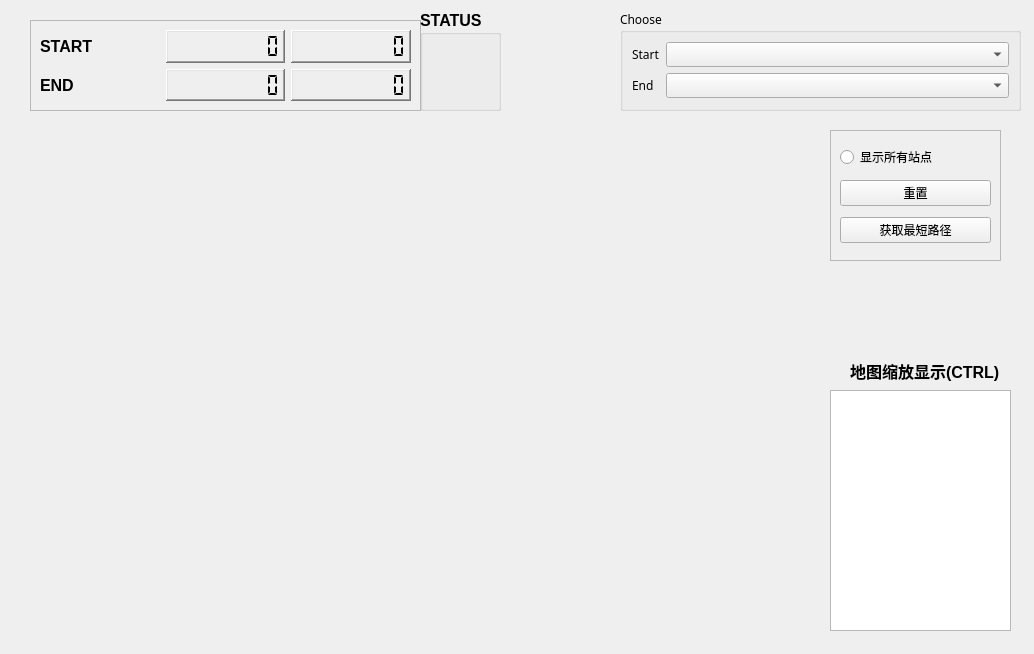
<?xml version="1.0" encoding="UTF-8"?>
<ui version="4.0">
 <class>MainWindow</class>
 <widget class="QWidget" name="MainWindow">
  <property name="geometry">
   <rect>
    <x>0</x>
    <y>0</y>
    <width>1034</width>
    <height>654</height>
   </rect>
  </property>
  <property name="windowTitle">
   <string>MainWindow</string>
  </property>
  <widget class="QLabel" name="labelMap">
   <property name="geometry">
    <rect>
     <x>20</x>
     <y>120</y>
     <width>791</width>
     <height>511</height>
    </rect>
   </property>
   <property name="text">
    <string/>
   </property>
   <property name="pixmap">
    <pixmap resource="resource.qrc">:/img/image/map.png</pixmap>
   </property>
   <property name="scaledContents">
    <bool>true</bool>
   </property>
  </widget>
  <widget class="QGroupBox" name="gbChoose">
   <property name="geometry">
    <rect>
     <x>620</x>
     <y>10</y>
     <width>401</width>
     <height>101</height>
    </rect>
   </property>
   <property name="font">
    <font>
     <family>OPPOSans B</family>
     <pointsize>9</pointsize>
    </font>
   </property>
   <property name="mouseTracking">
    <bool>false</bool>
   </property>
   <property name="title">
    <string>Choose</string>
   </property>
   <layout class="QFormLayout" name="formLayout">
    <item row="0" column="0">
     <widget class="QLabel" name="labelStart">
      <property name="text">
       <string>Start</string>
      </property>
     </widget>
    </item>
    <item row="0" column="1">
     <widget class="QComboBox" name="comboS"/>
    </item>
    <item row="1" column="0">
     <widget class="QLabel" name="labelEnd">
      <property name="text">
       <string>End</string>
      </property>
     </widget>
    </item>
    <item row="1" column="1">
     <widget class="QComboBox" name="comboE"/>
    </item>
   </layout>
  </widget>
  <widget class="QLabel" name="labelS">
   <property name="geometry">
    <rect>
     <x>20</x>
     <y>121</y>
     <width>16</width>
     <height>16</height>
    </rect>
   </property>
   <property name="text">
    <string/>
   </property>
   <property name="pixmap">
    <pixmap resource="resource.qrc">:/img/image/start.png</pixmap>
   </property>
   <property name="scaledContents">
    <bool>true</bool>
   </property>
  </widget>
  <widget class="QLabel" name="labelE">
   <property name="geometry">
    <rect>
     <x>60</x>
     <y>130</y>
     <width>16</width>
     <height>16</height>
    </rect>
   </property>
   <property name="text">
    <string/>
   </property>
   <property name="pixmap">
    <pixmap resource="resource.qrc">:/img/image/end.png</pixmap>
   </property>
   <property name="scaledContents">
    <bool>true</bool>
   </property>
  </widget>
  <widget class="QScrollArea" name="scrollArea">
   <property name="geometry">
    <rect>
     <x>830</x>
     <y>130</y>
     <width>171</width>
     <height>131</height>
    </rect>
   </property>
   <property name="widgetResizable">
    <bool>true</bool>
   </property>
   <widget class="QWidget" name="scrollAreaWidgetContents">
    <property name="geometry">
     <rect>
      <x>0</x>
      <y>0</y>
      <width>169</width>
      <height>129</height>
     </rect>
    </property>
    <layout class="QVBoxLayout" name="verticalLayout">
     <item>
      <widget class="QRadioButton" name="rbShowStation">
       <property name="text">
        <string>显示所有站点</string>
       </property>
      </widget>
     </item>
     <item>
      <widget class="QPushButton" name="pbRecharge">
       <property name="text">
        <string>重置</string>
       </property>
      </widget>
     </item>
     <item>
      <widget class="QPushButton" name="pbRoute">
       <property name="text">
        <string>获取最短路径</string>
       </property>
      </widget>
     </item>
    </layout>
   </widget>
  </widget>
  <widget class="QFrame" name="frame">
   <property name="geometry">
    <rect>
     <x>30</x>
     <y>20</y>
     <width>391</width>
     <height>91</height>
    </rect>
   </property>
   <property name="cursor">
    <cursorShape>ArrowCursor</cursorShape>
   </property>
   <property name="frameShape">
    <enum>QFrame::StyledPanel</enum>
   </property>
   <property name="frameShadow">
    <enum>QFrame::Raised</enum>
   </property>
   <layout class="QGridLayout" name="gridLayout">
    <item row="0" column="0">
     <widget class="QLabel" name="labelBikeStart">
      <property name="font">
       <font>
        <pointsize>12</pointsize>
        <bold>true</bold>
       </font>
      </property>
      <property name="cursor">
       <cursorShape>ArrowCursor</cursorShape>
      </property>
      <property name="text">
       <string>START</string>
      </property>
     </widget>
    </item>
    <item row="0" column="2">
     <widget class="QLCDNumber" name="lcdStartTotal">
      <property name="palette">
       <palette>
        <active>
         <colorrole role="Midlight">
          <brush brushstyle="SolidPattern">
           <color alpha="255">
            <red>0</red>
            <green>0</green>
            <blue>0</blue>
           </color>
          </brush>
         </colorrole>
         <colorrole role="PlaceholderText">
          <brush brushstyle="SolidPattern">
           <color alpha="255">
            <red>0</red>
            <green>0</green>
            <blue>0</blue>
           </color>
          </brush>
         </colorrole>
        </active>
        <inactive>
         <colorrole role="Midlight">
          <brush brushstyle="SolidPattern">
           <color alpha="255">
            <red>227</red>
            <green>227</green>
            <blue>227</blue>
           </color>
          </brush>
         </colorrole>
         <colorrole role="PlaceholderText">
          <brush brushstyle="SolidPattern">
           <color alpha="255">
            <red>0</red>
            <green>0</green>
            <blue>0</blue>
           </color>
          </brush>
         </colorrole>
        </inactive>
        <disabled>
         <colorrole role="Midlight">
          <brush brushstyle="SolidPattern">
           <color alpha="255">
            <red>0</red>
            <green>0</green>
            <blue>0</blue>
           </color>
          </brush>
         </colorrole>
         <colorrole role="PlaceholderText">
          <brush brushstyle="SolidPattern">
           <color alpha="255">
            <red>0</red>
            <green>0</green>
            <blue>0</blue>
           </color>
          </brush>
         </colorrole>
        </disabled>
       </palette>
      </property>
      <property name="font">
       <font>
        <bold>true</bold>
       </font>
      </property>
      <property name="cursor">
       <cursorShape>ArrowCursor</cursorShape>
      </property>
      <property name="mouseTracking">
       <bool>false</bool>
      </property>
      <property name="tabletTracking">
       <bool>false</bool>
      </property>
      <property name="acceptDrops">
       <bool>false</bool>
      </property>
      <property name="layoutDirection">
       <enum>Qt::LeftToRight</enum>
      </property>
      <property name="autoFillBackground">
       <bool>false</bool>
      </property>
      <property name="styleSheet">
       <string notr="true">QLCDNumber {
    color: black;
}
</string>
      </property>
      <property name="frameShape">
       <enum>QFrame::WinPanel</enum>
      </property>
      <property name="frameShadow">
       <enum>QFrame::Raised</enum>
      </property>
      <property name="lineWidth">
       <number>2</number>
      </property>
      <property name="midLineWidth">
       <number>4</number>
      </property>
      <property name="smallDecimalPoint">
       <bool>true</bool>
      </property>
      <property name="digitCount">
       <number>8</number>
      </property>
      <property name="mode">
       <enum>QLCDNumber::Dec</enum>
      </property>
      <property name="segmentStyle">
       <enum>QLCDNumber::Flat</enum>
      </property>
     </widget>
    </item>
    <item row="0" column="3">
     <widget class="QLCDNumber" name="lcdStartService">
      <property name="palette">
       <palette>
        <active>
         <colorrole role="Midlight">
          <brush brushstyle="SolidPattern">
           <color alpha="255">
            <red>0</red>
            <green>0</green>
            <blue>0</blue>
           </color>
          </brush>
         </colorrole>
         <colorrole role="PlaceholderText">
          <brush brushstyle="SolidPattern">
           <color alpha="255">
            <red>0</red>
            <green>0</green>
            <blue>0</blue>
           </color>
          </brush>
         </colorrole>
        </active>
        <inactive>
         <colorrole role="Midlight">
          <brush brushstyle="SolidPattern">
           <color alpha="255">
            <red>227</red>
            <green>227</green>
            <blue>227</blue>
           </color>
          </brush>
         </colorrole>
         <colorrole role="PlaceholderText">
          <brush brushstyle="SolidPattern">
           <color alpha="255">
            <red>0</red>
            <green>0</green>
            <blue>0</blue>
           </color>
          </brush>
         </colorrole>
        </inactive>
        <disabled>
         <colorrole role="Midlight">
          <brush brushstyle="SolidPattern">
           <color alpha="255">
            <red>0</red>
            <green>0</green>
            <blue>0</blue>
           </color>
          </brush>
         </colorrole>
         <colorrole role="PlaceholderText">
          <brush brushstyle="SolidPattern">
           <color alpha="255">
            <red>0</red>
            <green>0</green>
            <blue>0</blue>
           </color>
          </brush>
         </colorrole>
        </disabled>
       </palette>
      </property>
      <property name="font">
       <font>
        <bold>true</bold>
       </font>
      </property>
      <property name="cursor">
       <cursorShape>ArrowCursor</cursorShape>
      </property>
      <property name="styleSheet">
       <string notr="true">QLCDNumber {
    color: black;
}
</string>
      </property>
      <property name="frameShape">
       <enum>QFrame::WinPanel</enum>
      </property>
      <property name="frameShadow">
       <enum>QFrame::Raised</enum>
      </property>
      <property name="lineWidth">
       <number>2</number>
      </property>
      <property name="midLineWidth">
       <number>4</number>
      </property>
      <property name="smallDecimalPoint">
       <bool>true</bool>
      </property>
      <property name="digitCount">
       <number>8</number>
      </property>
      <property name="mode">
       <enum>QLCDNumber::Dec</enum>
      </property>
      <property name="segmentStyle">
       <enum>QLCDNumber::Flat</enum>
      </property>
     </widget>
    </item>
    <item row="3" column="0">
     <widget class="QLabel" name="labelBikeEnd">
      <property name="font">
       <font>
        <pointsize>12</pointsize>
        <bold>true</bold>
       </font>
      </property>
      <property name="cursor">
       <cursorShape>ArrowCursor</cursorShape>
      </property>
      <property name="text">
       <string>END</string>
      </property>
     </widget>
    </item>
    <item row="3" column="2">
     <widget class="QLCDNumber" name="lcdEndTotal">
      <property name="palette">
       <palette>
        <active>
         <colorrole role="Midlight">
          <brush brushstyle="SolidPattern">
           <color alpha="255">
            <red>0</red>
            <green>0</green>
            <blue>0</blue>
           </color>
          </brush>
         </colorrole>
         <colorrole role="PlaceholderText">
          <brush brushstyle="SolidPattern">
           <color alpha="255">
            <red>0</red>
            <green>0</green>
            <blue>0</blue>
           </color>
          </brush>
         </colorrole>
        </active>
        <inactive>
         <colorrole role="Midlight">
          <brush brushstyle="SolidPattern">
           <color alpha="255">
            <red>227</red>
            <green>227</green>
            <blue>227</blue>
           </color>
          </brush>
         </colorrole>
         <colorrole role="PlaceholderText">
          <brush brushstyle="SolidPattern">
           <color alpha="255">
            <red>0</red>
            <green>0</green>
            <blue>0</blue>
           </color>
          </brush>
         </colorrole>
        </inactive>
        <disabled>
         <colorrole role="Midlight">
          <brush brushstyle="SolidPattern">
           <color alpha="255">
            <red>0</red>
            <green>0</green>
            <blue>0</blue>
           </color>
          </brush>
         </colorrole>
         <colorrole role="PlaceholderText">
          <brush brushstyle="SolidPattern">
           <color alpha="255">
            <red>0</red>
            <green>0</green>
            <blue>0</blue>
           </color>
          </brush>
         </colorrole>
        </disabled>
       </palette>
      </property>
      <property name="font">
       <font>
        <bold>true</bold>
       </font>
      </property>
      <property name="cursor">
       <cursorShape>ArrowCursor</cursorShape>
      </property>
      <property name="styleSheet">
       <string notr="true">QLCDNumber {
    color: black;
}
</string>
      </property>
      <property name="frameShape">
       <enum>QFrame::WinPanel</enum>
      </property>
      <property name="frameShadow">
       <enum>QFrame::Raised</enum>
      </property>
      <property name="lineWidth">
       <number>2</number>
      </property>
      <property name="midLineWidth">
       <number>4</number>
      </property>
      <property name="smallDecimalPoint">
       <bool>true</bool>
      </property>
      <property name="digitCount">
       <number>8</number>
      </property>
      <property name="mode">
       <enum>QLCDNumber::Dec</enum>
      </property>
      <property name="segmentStyle">
       <enum>QLCDNumber::Flat</enum>
      </property>
     </widget>
    </item>
    <item row="3" column="3">
     <widget class="QLCDNumber" name="lcdEndService">
      <property name="palette">
       <palette>
        <active>
         <colorrole role="Midlight">
          <brush brushstyle="SolidPattern">
           <color alpha="255">
            <red>0</red>
            <green>0</green>
            <blue>0</blue>
           </color>
          </brush>
         </colorrole>
         <colorrole role="PlaceholderText">
          <brush brushstyle="SolidPattern">
           <color alpha="255">
            <red>0</red>
            <green>0</green>
            <blue>0</blue>
           </color>
          </brush>
         </colorrole>
        </active>
        <inactive>
         <colorrole role="Midlight">
          <brush brushstyle="SolidPattern">
           <color alpha="255">
            <red>227</red>
            <green>227</green>
            <blue>227</blue>
           </color>
          </brush>
         </colorrole>
         <colorrole role="PlaceholderText">
          <brush brushstyle="SolidPattern">
           <color alpha="255">
            <red>0</red>
            <green>0</green>
            <blue>0</blue>
           </color>
          </brush>
         </colorrole>
        </inactive>
        <disabled>
         <colorrole role="Midlight">
          <brush brushstyle="SolidPattern">
           <color alpha="255">
            <red>0</red>
            <green>0</green>
            <blue>0</blue>
           </color>
          </brush>
         </colorrole>
         <colorrole role="PlaceholderText">
          <brush brushstyle="SolidPattern">
           <color alpha="255">
            <red>0</red>
            <green>0</green>
            <blue>0</blue>
           </color>
          </brush>
         </colorrole>
        </disabled>
       </palette>
      </property>
      <property name="font">
       <font>
        <bold>true</bold>
       </font>
      </property>
      <property name="cursor">
       <cursorShape>ArrowCursor</cursorShape>
      </property>
      <property name="styleSheet">
       <string notr="true">QLCDNumber {
    color: black;
}
</string>
      </property>
      <property name="frameShape">
       <enum>QFrame::WinPanel</enum>
      </property>
      <property name="frameShadow">
       <enum>QFrame::Raised</enum>
      </property>
      <property name="lineWidth">
       <number>2</number>
      </property>
      <property name="midLineWidth">
       <number>4</number>
      </property>
      <property name="smallDecimalPoint">
       <bool>true</bool>
      </property>
      <property name="digitCount">
       <number>8</number>
      </property>
      <property name="mode">
       <enum>QLCDNumber::Dec</enum>
      </property>
      <property name="segmentStyle">
       <enum>QLCDNumber::Flat</enum>
      </property>
     </widget>
    </item>
   </layout>
  </widget>
  <widget class="QGroupBox" name="gbBikeStatus">
   <property name="geometry">
    <rect>
     <x>420</x>
     <y>10</y>
     <width>81</width>
     <height>101</height>
    </rect>
   </property>
   <property name="font">
    <font>
     <pointsize>12</pointsize>
     <bold>true</bold>
    </font>
   </property>
   <property name="title">
    <string>STATUS</string>
   </property>
   <widget class="QLabel" name="labelBikeStartBad">
    <property name="enabled">
     <bool>true</bool>
    </property>
    <property name="geometry">
     <rect>
      <x>50</x>
      <y>30</y>
      <width>21</width>
      <height>21</height>
     </rect>
    </property>
    <property name="text">
     <string/>
    </property>
    <property name="pixmap">
     <pixmap resource="resource.qrc">:/img/image/bad.png</pixmap>
    </property>
    <property name="scaledContents">
     <bool>true</bool>
    </property>
   </widget>
   <widget class="QLabel" name="labelBikeEndBad">
    <property name="enabled">
     <bool>true</bool>
    </property>
    <property name="geometry">
     <rect>
      <x>50</x>
      <y>70</y>
      <width>21</width>
      <height>21</height>
     </rect>
    </property>
    <property name="text">
     <string/>
    </property>
    <property name="pixmap">
     <pixmap resource="resource.qrc">:/img/image/bad.png</pixmap>
    </property>
    <property name="scaledContents">
     <bool>true</bool>
    </property>
   </widget>
   <widget class="QLabel" name="labelBikeStartGood">
    <property name="enabled">
     <bool>true</bool>
    </property>
    <property name="geometry">
     <rect>
      <x>10</x>
      <y>30</y>
      <width>21</width>
      <height>21</height>
     </rect>
    </property>
    <property name="text">
     <string/>
    </property>
    <property name="pixmap">
     <pixmap resource="resource.qrc">:/img/image/damuzhi.png</pixmap>
    </property>
    <property name="scaledContents">
     <bool>true</bool>
    </property>
   </widget>
   <widget class="QLabel" name="labelBikeEndGood">
    <property name="enabled">
     <bool>true</bool>
    </property>
    <property name="geometry">
     <rect>
      <x>10</x>
      <y>70</y>
      <width>21</width>
      <height>21</height>
     </rect>
    </property>
    <property name="text">
     <string/>
    </property>
    <property name="pixmap">
     <pixmap resource="resource.qrc">:/img/image/damuzhi.png</pixmap>
    </property>
    <property name="scaledContents">
     <bool>true</bool>
    </property>
   </widget>
  </widget>
  <widget class="QGraphicsView" name="gvMap">
   <property name="geometry">
    <rect>
     <x>830</x>
     <y>390</y>
     <width>181</width>
     <height>241</height>
    </rect>
   </property>
   <property name="frameShadow">
    <enum>QFrame::Sunken</enum>
   </property>
   <property name="foregroundBrush">
    <brush brushstyle="NoBrush">
     <color alpha="255">
      <red>0</red>
      <green>0</green>
      <blue>0</blue>
     </color>
    </brush>
   </property>
  </widget>
  <widget class="QLabel" name="labelScale">
   <property name="geometry">
    <rect>
     <x>850</x>
     <y>350</y>
     <width>161</width>
     <height>41</height>
    </rect>
   </property>
   <property name="font">
    <font>
     <pointsize>12</pointsize>
     <bold>true</bold>
    </font>
   </property>
   <property name="text">
    <string>地图缩放显示(CTRL)</string>
   </property>
  </widget>
 </widget>
 <resources>
  <include location="resource.qrc"/>
 </resources>
 <connections/>
</ui>
